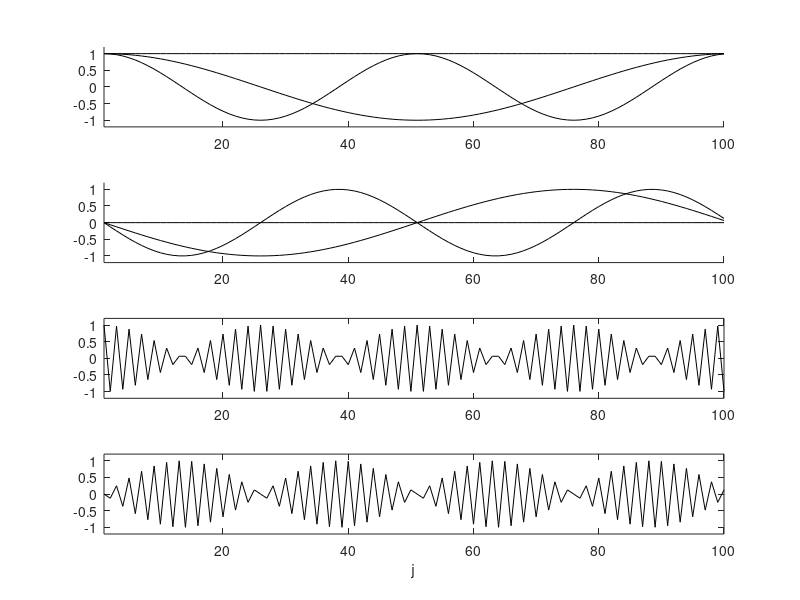

Recreate this plot in MATLAB.
% PLOTEVECTORS  Show complex-wave eigenvectors of circulant matrices.
m = 100;  j = 1:m;
for n = 1:2
  subplot(4,1,n),   hold on
  for k = [1 2 3]
    fk = exp(- i * (k - 1) * (2 * pi / m) * (j - 1));
    if n == 1,  plot(j,real(fk),'k'),
    else,       plot(j,imag(fk),'k'),  end
  end
  hold off,  axis([1 m -1.2 1.2])
end
f49 = exp(- i * (49 - 1) * (2 * pi / m) * (j - 1));
subplot(4,1,3),  plot(j,real(f49),'k'),  axis([1 m -1.2 1.2])
subplot(4,1,4),  plot(j,imag(f49),'k'),  axis([1 m -1.2 1.2])
xlabel('j')
